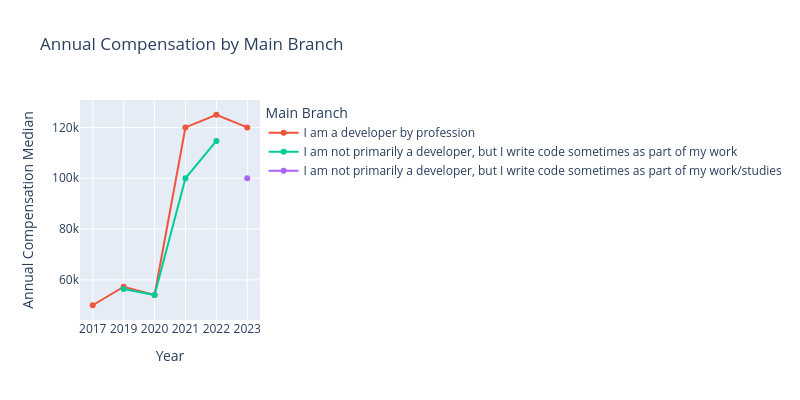

This figure's notebook cell:
### Markdown cell above
## Main Branch

### Code cell
for year, df in onlyEmp.items():
    if "AnnualComp" in df.columns and "MainBranch" in df.columns:
        compSeries = df.groupby('MainBranch')["AnnualComp"].median()
        compSeries = compSeries.dropna()
        # get annual compensation for each year and gender-group
        for mainBranch, comp in compSeries.items():
            data.append({'Year': year, 'MainBranch': mainBranch, 'AnnualComp': comp})

df = pd.DataFrame(data)

# create plot with annual compensation 
fig = go.Figure()
fig = px.line(df, x='Year', y='AnnualComp', color='MainBranch',
                title='Annual Compensation by Main Branch',
                labels={'AnnualComp': 'Annual Compensation Median', 'MainBranch': 'Main Branch'},
                markers=True)

# Set the size of the figure
fig.update_layout(width=800, height=400)

# Show the plot
fig.show()
del fig

### Figure 1 — Plotly figure (JSON) as saved in the notebook; plotly's stock layout.template omitted (floating-point values rounded to 4 significant figures)
{"data": [{"hovertemplate": "Main Branch=I am a developer by profession<br>Year=%{x}<br>Annual Compensation Median=%{y}<extra></extra>", "legendgroup": "I am a developer by profession", "line": {"color": "#EF553B", "dash": "solid"}, "marker": {"symbol": "circle"}, "mode": "lines+markers", "name": "I am a developer by profession", "orientation": "v", "showlegend": true, "type": "scatter", "x": ["2017", "2019", "2020", "2021", "2022", "2023"], "xaxis": "x", "y": [50000, 57287, 54049, 120000, 125000, 120000], "yaxis": "y"}, {"hovertemplate": "Main Branch=I am not primarily a developer, but I write code sometimes as part of my work<br>Year=%{x}<br>Annual Compensation Median=%{y}<extra></extra>", "legendgroup": "I am not primarily a developer, but I write code sometimes as part of my work", "line": {"color": "#00cc96", "dash": "solid"}, "marker": {"symbol": "circle"}, "mode": "lines+markers", "name": "I am not primarily a developer, but I write code sometimes as part of my work", "orientation": "v", "showlegend": true, "type": "scatter", "x": ["2019", "2020", "2021", "2022"], "xaxis": "x", "y": [56376, 54049, 100000, 114683], "yaxis": "y"}, {"hovertemplate": "Main Branch=I am not primarily a developer, but I write code sometimes as part of my work/studies<br>Year=%{x}<br>Annual Compensation Median=%{y}<extra></extra>", "legendgroup": "I am not primarily a developer, but I write code sometimes as part of my work/studies", "line": {"color": "#ab63fa", "dash": "solid"}, "marker": {"symbol": "circle"}, "mode": "lines+markers", "name": "I am not primarily a developer, but I write code sometimes as part of my work/studies", "orientation": "v", "showlegend": true, "type": "scatter", "x": ["2023"], "xaxis": "x", "y": [100000], "yaxis": "y"}], "layout": {"height": 400, "legend": {"title": {"text": "Main Branch"}, "tracegroupgap": 0}, "title": {"text": "Annual Compensation by Main Branch"}, "width": 800, "xaxis": {"anchor": "y", "domain": [0, 1], "title": {"text": "Year"}}, "yaxis": {"anchor": "x", "domain": [0, 1], "title": {"text": "Annual Compensation Median"}}}}
